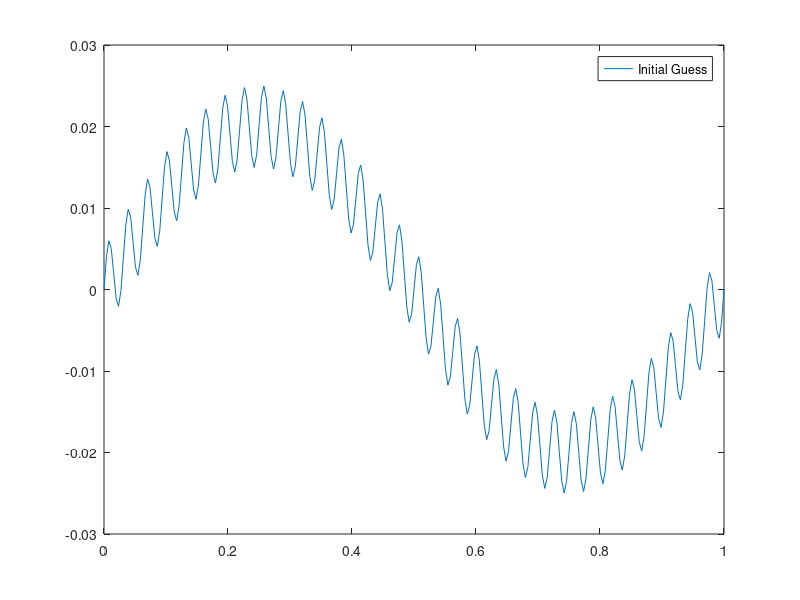

Here is the MATLAB script that generated this plot: (Note: this script raises an error after producing the figure.)

%% Multigrid solver V-Cycle
clc 
clear all
close all
clear
format long

%Define variables that dont change
p=8; %used to set number of grid levels
N=[257;129;65;33;17;9;5;3]; %number of elements in each grid
ITplot=1:1:100; %used to plot solution
L = 1;          % length
h(:,1) = L./(N(:)-1); % spacing
x(:,1) = (0:N(1)-1).*h(1);  % x coordinate
xc(:,1) = (0:128).*.0078; %x coordinate of course mesh

%function value below
rhs{1,1}=((sin(2.*pi.*x)).*((-5.*pi^2.*x.^4)+(4.*pi^2.*x.^3)+(15.*x.^2)-...
    (6.*x))+(cos(2.*pi.*x)).*((20.*pi.*x.^3)-(12.*pi.*x.^2)));
%set boundaries
rhs{1,1}(1)=0; 
rhs{1,1}(N(1))=0;


phi_f=((1/50).*sin(2.*pi.*x)+(1/200).*sin(64.*pi.*x)); %initial guess fine 
%grid
phi_f(1)=0; %overwrite initial guess array for boundary conditions
phi_f(N(1))=0; %"  "


figure(2)
plot(x,phi_f) %plot initial guess
legend('Initial Guess')
 hold on
ITcount=0; %count initiation



for iteration=1:1:100 %iteration loop
    ITcount=ITcount+1; %iteration counter
    
    [phi_f]=my_gauss_seidel(phi_f,N(1),rhs{1,1},h(1));
    R{1,1}=residual(phi_f,rhs{1,1},h(1),N(1));
    
        
    for q=2:1:p %% used in case of v-cycle
        
        rhs{1,q}=restriction(R{1,q-1},N,q); %Computes restricted values on next coarsest mesh
        eps{1,q}= zeros(1,N(q));
        eps{1,q}=my_gauss_seidel(eps{1,q},N(q),rhs{1,q},h(q)); %computes one iteration of G.S.
        R{1,q}=residual(eps{1,q},rhs{1,q},h(q),N(q)); %computes residual after G.S.

    end
    
    for r=p-1:-1:2 %%Used in case of V-cycle
        
        epsc{1,r}=prolong(eps{1,r+1},N,r); %prolongs data to fine grid
        eps{1,r}=correct(epsc{1,r},phi_f,r); %corrects phi on fine grid using epcs
        %%%%%%%%%%%%%%%%%%%%%%%%%%%%%%%%%%
        %%Below, used in case of v-cycle,ran out of time to code the rest.
        
        eps{1,r}=my_gauss_seidel(eps{1,r},N(r),rhs{1,r},h(r));
        
    end  
    epsc{1,1}=prolong(eps,N,r);
    phi_f=correct(phi_f,epsc);
    
    %used to plot at given iteration numbers
    if ITcount==1
        figure(2)
        title('Dual Grid')
        xlabel('x')
        ylabel('solution (phi)')
        plot(x,phi_f,'r')
        legend('Initial Guess','I=1')
    elseif ITcount==2
        figure(2)
        plot(x,phi_f,'c')
        legend('Initial Guess','I=1','I=2')
    elseif ITcount==50
        figure(2)
        plot(x,phi_f,'y')
        legend('Initial Guess','I=1','I=2','I=50')
    elseif ITcount==100
        figure(2)
        plot(x,phi_f,'m')
        legend('Initial Guess','I=1','I=2','I=50','I=100')
    end
    
    R_it=residual(phi_f,rhsF,h(1),N(1));%computes residual of each overall 
    %iteration
    L_inf(iteration)=max(abs(R_it));%infinity norm of residual
    
        
end

%Below: plots infinity norm of residual of Dual grid and GS on same plot
figure(3)
semilogy(ITplot,L_inf,'r') %semilogy makes y axis log 
hold on
semilogy(ITplot,L_inf_GS,'k')
legend('Dual Grid','Gauss Seidel')
xlabel('Iteration')
ylabel('Infinity Norm of Residual')
title('Residual of Dual Grid vs Gauss Seidel')



















